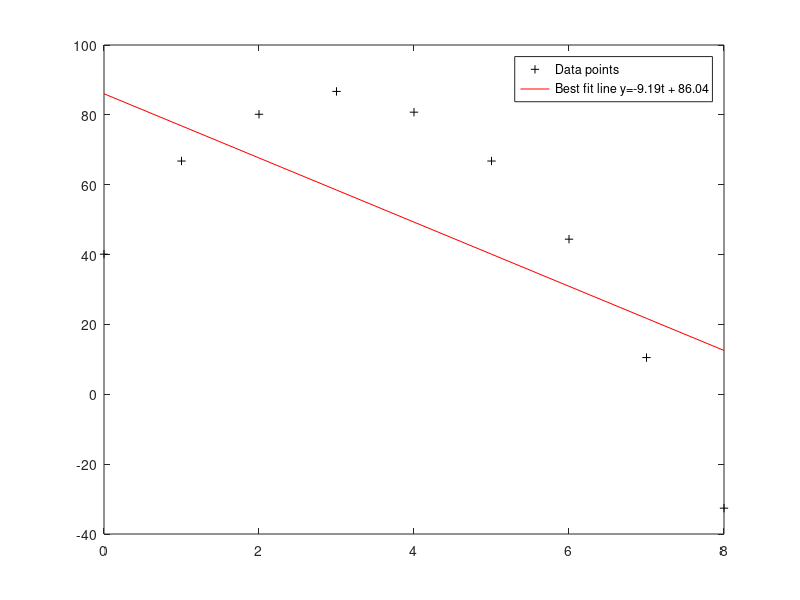

Recreate this plot in MATLAB.
t = [0:8]; 
y = [40.12 66.78 80.17 86.71 80.77 66.78 44.41 10.51 -32.60];
pc = polyfit(t,y,1); % 1 means linear fit
plot (t, y,'k+');
hold on;
plot(t,polyval(pc,t),'r-');
txt = sprintf('Best fit line y=%.2ft + %.2f',pc(1),pc(2));
legend('Data points',txt);
